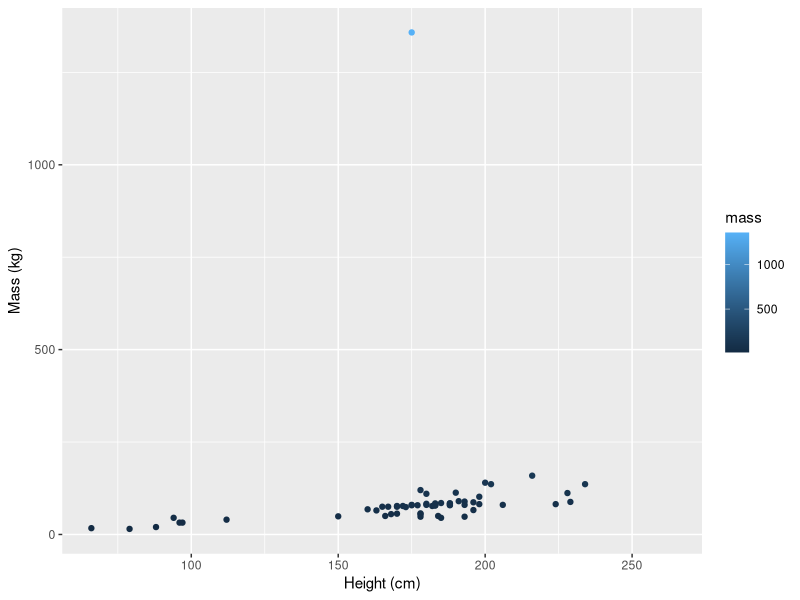
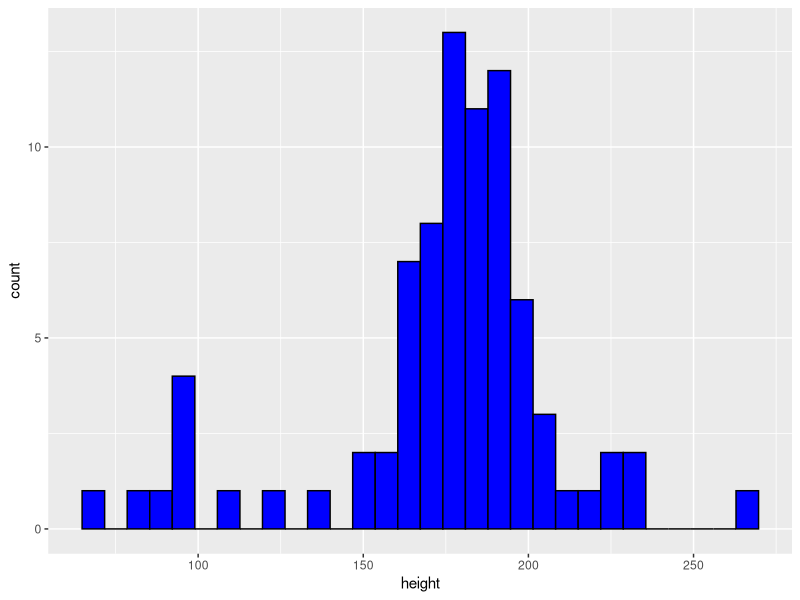

These charts were generated, in order, by the following R code:
## ---- chunk 1
library(tidyverse)
## ---- chunk 2
#| warning: false 
#| message: false
library(tidyverse)
## ---- chunk 3
#| include: false

# Return/ Show the first 6 lines of the starwars data
head(starwars)

#Return/ Shows the dimensions of starwars data
dim(starwars)
## ---- chunk 4
#| warning: false
#| echo: false  #it wont show output (code or ouput. it will run it though)
# include: false will not show code or plot
ggplot(data = starwars, aes(x= height, y=mass, color =mass)) +
  geom_point()+
  labs(x= "Height (cm)",
       y= "Mass (kg)")
## ---- chunk 5
#| warning: false
#| message: false
#| fig-cap: "Caption text"
#| fig-alt: "figure alt text"
ggplot(data= starwars, aes(x= height)) +
  geom_histogram(color = "black", fill = "blue")
## ---- chunk 6
sw_height_mean <- mean(starwars$height, na.rm=TRUE)
sw_height_median <- median(starwars$height, na.rm=TRUE)
sw_height_var <- var(starwars$height, na.rm = TRUE)
sw_height_sd <- sd(starwars$height, na.rm = TRUE)
